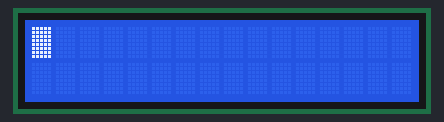
Recording of a sketch running on a simulated Arduino Uno, built with avr-gcc and run on an emulated ATmega328P. On the bench: 16×2 character LCD. Wiring (inferred from the names in the program): character LCD (HD44780): RS pin 4; E pin 3; data pin 13, pin 12, pin 6, pin 7.

Above: at 0.85 s.
At 115.2 s:
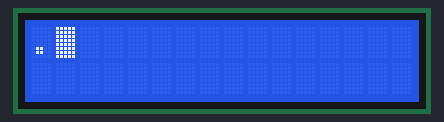

The sketch:

LED8_POV.ino
```cpp
/*
 * 목  적 : POV (Persistence Of Vision)
 *
 */
#include <font.h>
#include <string.h>
#define ROW_0   12
#define ROW_1   13
#define ROW_2   6
#define ROW_3   7
#define ROW_4   5
#define ROW_5   4
#define ROW_6   3
#define ROW_7   2
#define ROWS    8
#define COLS    5
int rowPort[] = {ROW_0, ROW_1, ROW_2, ROW_3, ROW_4, ROW_5, ROW_6, ROW_7};
char message [] = "CHOI ES";
int msgLength;
int dataPos;
void setup()
{
  for(int row = 0; row < ROWS; row++)
  {
      pinMode(rowPort[row], OUTPUT);
   // LED 끄기
      digitalWrite(rowPort[row], 1); // + Common LED를 사용하여서 1이 OFF, - Common LED는 0이 OFF
  }

  // 출력 메시지의 길이
  msgLength = strlen(message);
  dataPos = -1;
}
void loop()
{
  int col, row;
  // 출력 문자의 위치를 결정
  dataPos++;
  if ( dataPos >= msgLength )
    dataPos = 0;
  char * pTmp = METRIX_FONT[FONT_INDEX[message[dataPos]]];

  /* 5개 COLUMN 출력 */
  for(col = 0; col < COLS; col++)
  {
      /* 8개 ROW 출력 */
      for(row = 0; row < ROWS; row++)
      {
          /* 한 바이트의 각 비트값을 지정된 포트로 출력한다. */
          digitalWrite(rowPort[row], bitRead(*pTmp, (ROWS-row-1)) == 1 ? 0 : 1);  // + Common LED를 사용하여서 1이 OFF, - Common LED는 0이 OFF
      }

      pTmp++;
   // 손으로 흔들어서 출력하려고 길게 줌
   // 모터로 회전하는 경우에는 짧게 조정 필요
      delayMicroseconds(3000);
  }

  // SPACE COLUMN
  for(row = 0; row < ROWS; row++)
  {
    digitalWrite(rowPort[row], 1);
  }
  delayMicroseconds(3000);
}
```

Source omitted: font.h (18429 bytes)
